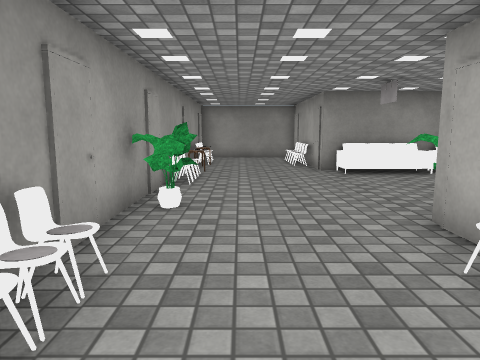
view 1 (above)

15 first-person views from a walk through a scene from a Unity 3-D project. The camera is 1.2 m above the floor, tilts 8° down and sees 70° across. Doors are open. The floor is counted in squares, 1 m on a side. Each view is taken from the middle of a square. On the plan, view 1 faces up. The plan holds only what a view shows up to about 14 squares ahead; the rest is blank. The place goes on beyond the plan. The player is left out. Some animated figures are not drawn. Some surface patterns are stand-ins.

view 2
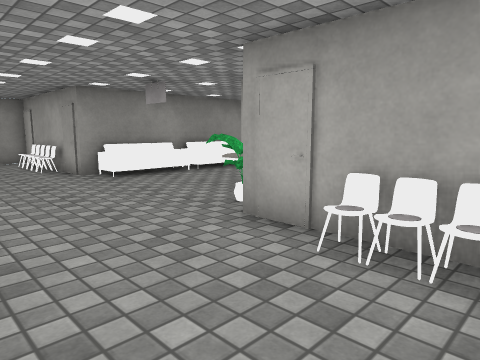

view 3
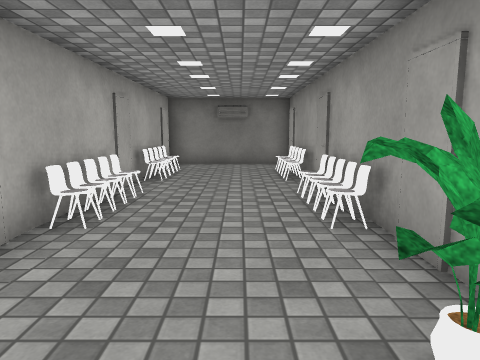

view 4
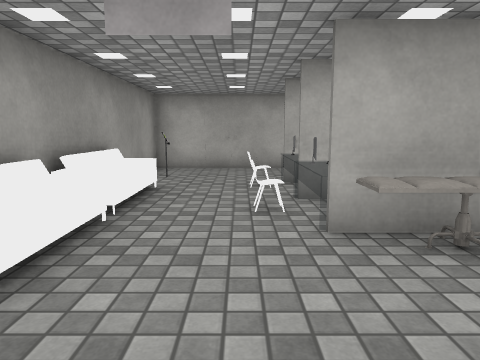

view 5
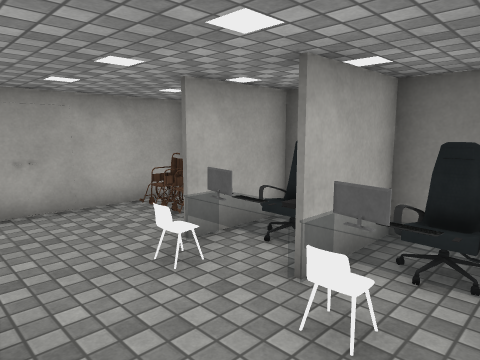

view 6
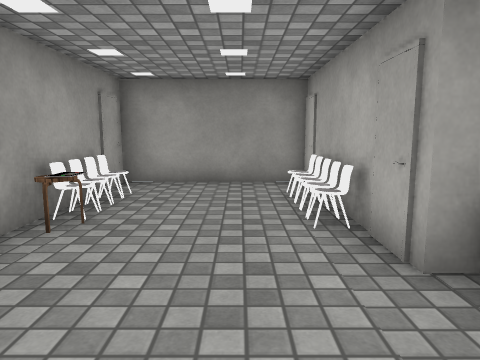

view 7
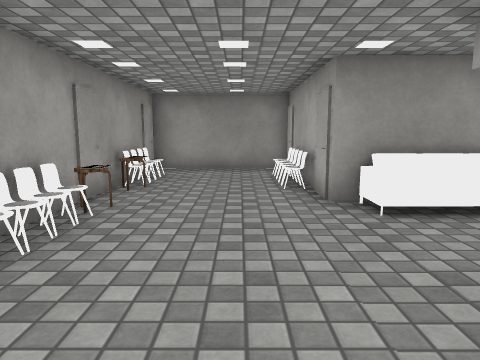

view 8
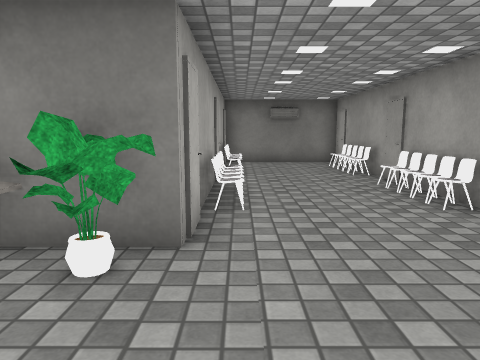

view 9
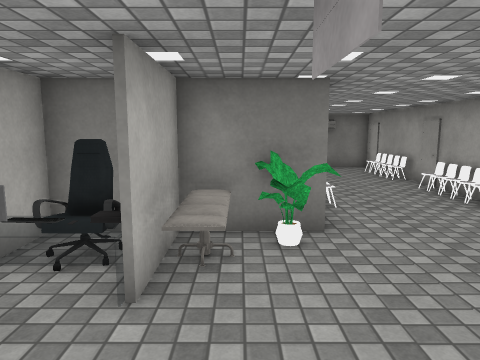

view 10
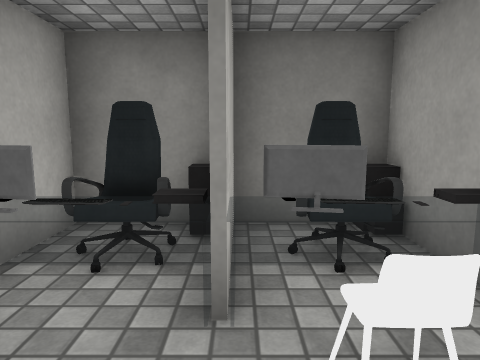

view 11
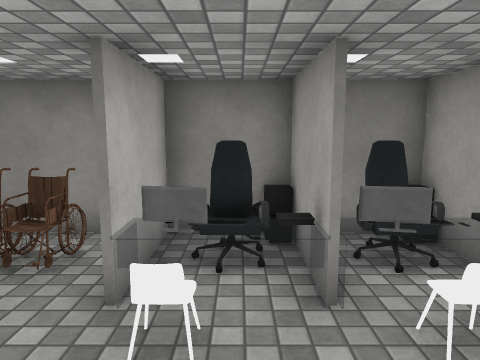

view 12
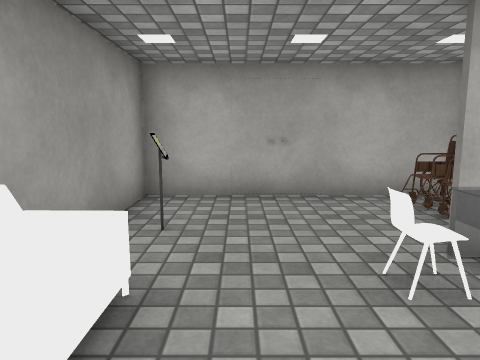

view 13
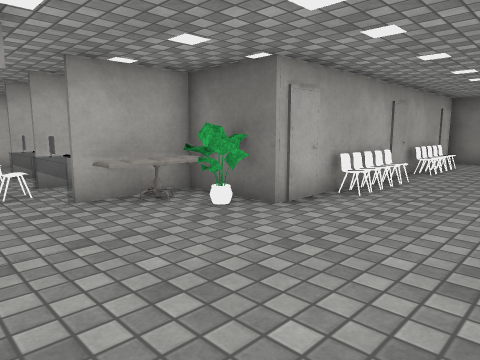

view 14
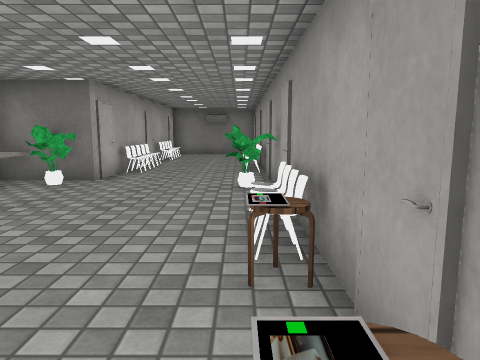

view 15
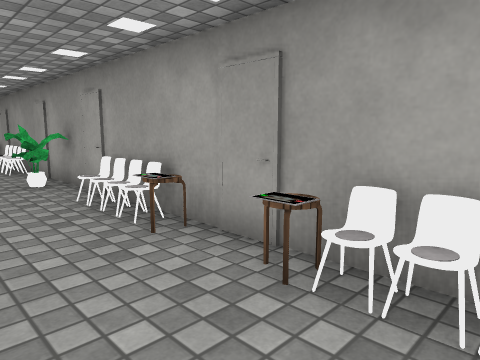

### Floor plan
Points are (right, up) in squares from view 1. A wall is a line through its corners. A room is listed if a view was taken in it or the views show most of it. See-through windows are left out.
Room 1 (views 1, 2, 3, 4, 5, 6, 7, 8, 9, 10, 11, 12, 13, 14, 15)
walls: (5.1, 6.4) (5.1, 4.5); (5, 4.5) (5, 6.6); (7.2, 6.6) (7.2, 4.5); (7.1, 4.5) (7.1, 6.6); (10.2, 4.5) (11.9, 4.5); (12.5, 4.6) (12.5, 10.8) (2.6, 10.8) (2.6, 16.2) (-1.8, 16.2) (-1.8, -5.7) (2.6, -5.7) (2.6, 4.5) (9.2, 4.5) (9.2, 6.6)
objects: chair (-2, 15); plant (-1, 5) to (-1, 6); table (-1, 10); other object (-1, 12); other object (2, -4); other object (2, -3); other object (2, -2); chair (2, 0); chair (2, 1); chair (2, 13); chair (2, 14); sofa (3, 10); plant (4, 5); other object (4, 6); cabinet (5, 5); other object (5, 7); chair (6, 5) to (6, 6); other object (6, 7); chair (6, 8); cabinet (7, 5); other object (7, 7); chair (8, 5) to (8, 6); other object (8, 7); other object (9, 7); chair (9, 8); chair (10, 6); other object (10, 10); chair (11, 6)

Positions as (right, up) in squares from view 1, and headings:
1: (0, 0), facing up
2: (-1, 1), facing up-right
3: (0, 7), facing down
4: (1, 8), facing right
5: (5, 10), facing down-right
6: (1, 8), facing up
7: (1, 5), facing up
8: (2, 8), facing down
9: (4, 10), facing down
10: (7, 9), facing down
11: (8, 10), facing down
12: (6, 9), facing right
13: (-1, 9), facing down-right
14: (-1, 13), facing down
15: (1, 14), facing down-left
